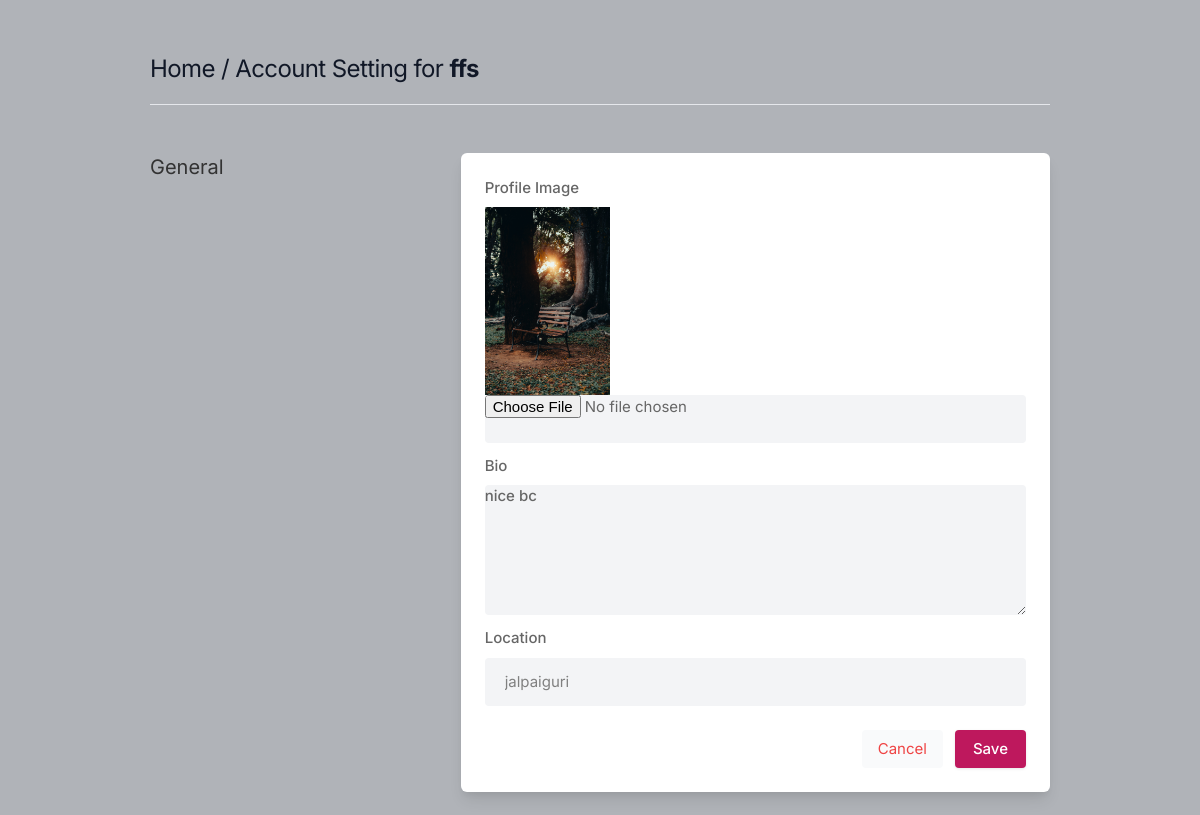
The page /settings (signed in) on the database its author committed.
### core/models.py (models this page shows, shortened)
class Profile(models.Model):
    user = models.ForeignKey(User , on_delete=models.CASCADE)
    id_user = models.IntegerField()
    bio = models.TextField(blank=True)
    profileimg = models.ImageField(upload_to = 'profile_images' , default = 'profile-icon-png-893.png')
    location = models.CharField(blank=True, max_length=100)

### core/views.py (the view, shortened to what this page needs)
# urls.py: path('settings' , views.settings , name = 'settings'),
@login_required(login_url='signin')
def settings(request):
    user_profile = models.Profile.objects.get(user = request.user)
    return render(request , 'setting.html' , {'user_profile' : user_profile})

### templates/setting.html (shortened to what this page needs)
{% load static %}
<!DOCTYPE html>
<html lang="en">
<head>
    <link rel="stylesheet" href="{% static 'assets/css/icons.css' %}">
    <link rel="stylesheet" href="{% static 'assets/css/uikit.css' %}">
    <link rel="stylesheet" href="{% static 'assets/css/style.css' %}">
    <link rel="stylesheet" href="{% static 'assets/css/tailwind.css' %}">
</head>
<body>
            <div class="container m-auto">
                <h1 class="text-2xl leading-none text-gray-900 tracking-tight mt-3"><a href="/">Home</a> / Account Setting for <b>{{user.username}}</b></h1>
                <br>
                <hr>
                <div class="grid lg:grid-cols-3 mt-12 gap-8">
                    <div>
                        <h3 class="text-xl mb-2"> General</h3>
                    </div>
                    <div class="bg-white rounded-md lg:shadow-lg shadow col-span-2">
                 <form action="" method="POST" enctype="multipart/form-data">
                       <div class="grid grid-cols-2 gap-3 lg:p-6 p-4">
                        <div class="col-span-2">
                            <label for=""> Profile Image</label>
                            <img width="125" hight="100" src="{{user_profile.profileimg}}"/>
                            <input type="file" name = "image" class="shadow-none bg-gray-100">
                        </div>
                            <div class="col-span-2">
                                <label for="about">Bio</label>
                                <textarea id="about" name="bio" rows="3"  class="shadow-none bg-gray-100">{{user_profile.bio}}</textarea>
                            </div>
                            <div class="col-span-2">
                                <label for=""> Location</label>
                                <input type="text" name = "location" value="{{user_profile.location}}" class="shadow-none bg-gray-100">
                            </div>
                       </div>
                       <div class="bg-gray-10 p-6 pt-0 flex justify-end space-x-3">
                           <button class="p-2 px-4 rounded bg-gray-50 text-red-500"><a href ="/"> Cancel </a></button>
                           <button type="submit" class="button bg-blue-700"> Save </button>
                       </div>
                    </form>
                    </div>
                    </div>
                    <br>
                </div>
</body>
</html>

### static/assets/css/style.css (style rules this page uses)
body { background-color: #B0B3B8!important; }
button { vertical-align: middle; }
span.button, button.button { background-color: #be185d; top: 0; color: #fff; position: relative; padding: 8px 18px; line-height: 22px; position: relative; font-weight: 500; font-size: 15px; display: inline-block; -webkit-transition: all 0.2s ease-in-out; transition: all 0.2s ease-in-out; cursor: pointer; overflow: hidden; border: none; border-radius: 4px; -webkit-box-shadow: 0 1px 3px rgba(0, 0, 0, 0.1); box-shadow: 0 1px 3px rgba(0, 0, 0, 0.1); }
input { height: 48px; line-height: 48px; padding: 0 20px; outline: none; font-size: 15px; color: #808080; max-width: 100%; width: 100%; -webkit-box-sizing: border-box; box-sizing: border-box; display: block; font-weight: 400; opacity: 1; border-radius: 4px; border: none; -webkit-box-shadow: 0 1px 4px 0px rgba(0, 0, 0, 0.12); box-shadow: 0 1px 4px 0px rgba(0, 0, 0, 0.12); }
input[type="text"], input[type="password"], input[type="email"], input[type="number"] { height: 48px; line-height: 48px; padding: 0 20px; outline: none; font-size: 15px; color: #808080; max-width: 100%; width: 100%; -webkit-box-sizing: border-box; box-sizing: border-box; display: block; font-weight: 400; opacity: 1; border-radius: 4px; border: none; -webkit-box-shadow: 0 1px 4px 0px rgba(0, 0, 0, 0.12); box-shadow: 0 1px 4px 0px rgba(0, 0, 0, 0.12); }
textarea { height: 48px; line-height: 48px; padding: 0 20px; outline: none; font-size: 15px; color: #808080; margin: 0 0 16px 0; max-width: 100%; width: 100%; -webkit-box-sizing: border-box; box-sizing: border-box; display: block; background-color: #fff; font-weight: 500; opacity: 1; border-radius: 4px; border: none; -webkit-box-shadow: 0 1px 4px 0px rgba(0, 0, 0, 0.12); box-shadow: 0 1px 4px 0px rgba(0, 0, 0, 0.12); }
input { -webkit-transition: all 0.1s ease-in-out; transition: all 0.1s ease-in-out; }
::placeholder { color: #808080; opacity: 1; }
textarea { height: auto; line-height: 27px; padding: 20px; min-height: 130px; -webkit-transition: none !important; transition: none !important; min-width: 100%; }
label, legend { display: block; font-weight: bold; font-size: 15px; font-weight: 500; margin-bottom: 8px; }
button { border: none; margin: 0; padding: 0; width: auto; overflow: visible; background: transparent; color: inherit; font: inherit; line-height: normal; cursor: pointer; }
a { color: #be185d; -webkit-transition: 0.3s; transition: 0.3s; outline: none !important; }
button { outline: none !important; }
img { max-width: 100%; }
body { color: #666; font-size: 15px; line-height: 27px; background-color: #f0f2f5; font-family: "Inter", sans-serif; text-transform: none; }
h1, h2, h3, h4, h5, h6 { font-family: "Inter", sans-serif; text-transform: none; }
input[type="text"], input[type="password"], input[type="email"] { font-family: "Inter", sans-serif; text-transform: none; }
textarea, select { font-family: "Inter", sans-serif; text-transform: none; }
button, body .pac-container { font-family: "Inter", sans-serif; text-transform: none; }
h1, h2, h3, h4, h5, h6 { color: #333; font-weight: 500; margin: 0; padding: 0; }
h1 { font-size: 32px; }
h3 { font-size: 22px; }
b, strong { font-weight: 700 !important; }
@media (min-width: 1024px) { .container { max-width: 900px !important; padding-top: 45px; } }
.shadow-none { -webkit-box-shadow: none !important; box-shadow: none !important; }

### rows shown on the page
Profile: profileimg (picture), bio "nice bc", location "jalpaiguri"

### other values the page prints
{{ user.username }} "ffs"
